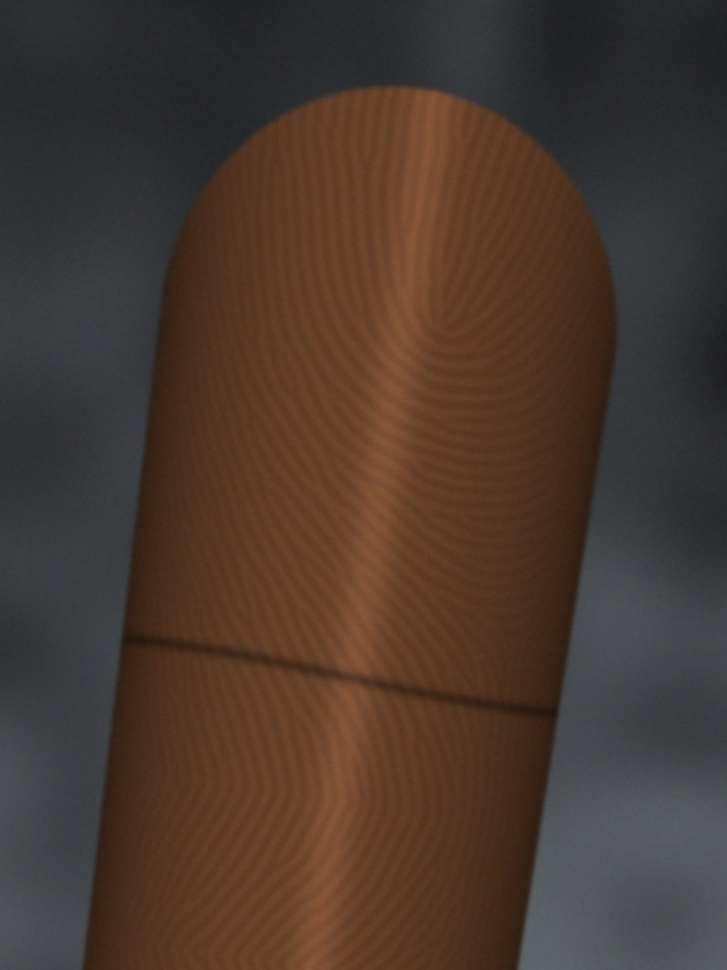
#> input picture service/web/assets/01_photo.jpg, 727 x 970 px, shrunk from 900 x 1200 before the run
$ python -i ridgefreq.py   (imports and definitions only)
#> lines starting #> are read from the running program, lines starting #| are printed output that depends on the picture
"""Ridge-period estimation from block spectra: the PPRP measurement itself.

Each block is Hann-windowed and FFT'd, then the power spectrum is binned in polar
coordinates. A ridge pattern concentrates its energy at one radius (the ridge
frequency) *and one angle* (the ridge normal). Isotropic noise and texture spread
energy over all angles. So per radius we take the angular **max** (ridge energy)
and the angular **median** (background), choose the radius with the largest
ridge energy, and report `snr = max/median` there. Blocks with low snr are rejected.
"""

from __future__ import annotations

from dataclasses import dataclass

import cv2
import numpy as np

MIN_PERIOD = 2.2     # just above Nyquist; below this ridges alias and are unrecoverable
MAX_PERIOD = 32.0
N_ANGLE = 16


@dataclass
class BlockSpectra:
    centers: np.ndarray      # (n, 2) block centre (x, y)
    period: np.ndarray       # (n,) dominant period in px (nan if rejected)
    snr: np.ndarray          # (n,) angular peak / median at the peak radius
    normal: np.ndarray       # (n,) ridge-normal angle of the spectral peak [0, pi)


def _polar_index(n: int):
    f = np.fft.fftfreq(n)
    fy, fx = np.meshgrid(f, f, indexing="ij")
    r = np.hypot(fx, fy)
    ang = np.mod(np.arctan2(fy, fx), np.pi)
    rbin = np.round(r * n).astype(np.int32)
    abin = np.minimum((ang / np.pi * N_ANGLE).astype(np.int32), N_ANGLE - 1)
    return rbin, abin


def block_spectra(img: np.ndarray, mask: np.ndarray | None, block: int = 64,
                  stride: int | None = None, pad: int = 2, min_fill: float = 0.7) -> BlockSpectra:
    """Dominant ridge period per block. `img` is any grayscale image (uint8 or float)."""
    g = img.astype(np.float32)
    # remove shading so it doesn't leak into the ridge band
    g = g - cv2.GaussianBlur(g, (0, 0), 12)
    h, w = g.shape
    stride = stride or block // 2
    m = np.ones_like(g, np.uint8) if mask is None else (mask > 0).astype(np.uint8)
    win = np.outer(np.hanning(block), np.hanning(block)).astype(np.float32)
    blocks, centers = [], []
    for y in range(0, max(h - block, 0) + 1, stride):
        for x in range(0, max(w - block, 0) + 1, stride):
            if m[y:y + block, x:x + block].mean() < min_fill:
                continue
            b = g[y:y + block, x:x + block]
            if b.shape != (block, block):
                continue
            b = (b - b.mean()) * win
            blocks.append(b)
            centers.append((x + block / 2, y + block / 2))
    n = block * pad
    if not blocks:
        e = np.zeros(0, np.float32)
        return BlockSpectra(np.zeros((0, 2), np.float32), e, e, e)
    stack = np.stack(blocks)
    P = np.abs(np.fft.fft2(stack, s=(n, n))) ** 2
    rbin, abin = _polar_index(n)
    rmin = int(np.floor(n / MAX_PERIOD))
    rmax = int(np.ceil(n / MIN_PERIOD))
    rmax = min(rmax, n // 2)
    nr = rmax + 2
    idx = (np.clip(rbin, 0, nr - 1) * N_ANGLE + abin).ravel()
    valid = (rbin.ravel() <= rmax)
    polar = np.zeros((len(stack), nr * N_ANGLE), np.float64)
    flatP = P.reshape(len(stack), -1)
    for i in range(len(stack)):           # angular max per (radius, angle) cell
        np.maximum.at(polar[i], idx[valid], flatP[i, valid])
    polar = polar.reshape(len(stack), nr, N_ANGLE)
    peak = polar.max(axis=2)
    bg = np.median(polar, axis=2) + 1e-9
    band = np.zeros(nr, bool)
    band[rmin:rmax + 1] = True
    # whiten: natural-image power falls ~1/f^2, which would otherwise make residual
    # shading win over fine ridges at low PPRP
    radius = np.arange(nr, dtype=np.float64)
    score = np.where(band[None, :], peak * radius[None, :] ** 2, -1.0)
    k = score.argmax(axis=1)
    # parabolic refinement of the radial peak
    kk = np.clip(k, 1, nr - 2)
    a, b, c = (score[np.arange(len(k)), kk - 1], score[np.arange(len(k)), kk],
               score[np.arange(len(k)), kk + 1])
    a, c = np.maximum(a, 0), np.maximum(c, 0)
    denom = a - 2 * b + c
    with np.errstate(divide="ignore", invalid="ignore"):
        off = np.where(np.abs(denom) > 1e-12, 0.5 * (a - c) / denom, 0.0)
    rpk = kk + np.clip(off, -0.5, 0.5)
    period = n / np.maximum(rpk, 1e-6)
    snr = peak[np.arange(len(k)), k] / bg[np.arange(len(k)), k]
    ang_bin = polar[np.arange(len(k)), k].argmax(axis=1)
    normal = (ang_bin + 0.5) * np.pi / N_ANGLE
    return BlockSpectra(np.asarray(centers, np.float32), period.astype(np.float32),
                        snr.astype(np.float32), normal.astype(np.float32))


def dominant_period(img: np.ndarray, mask: np.ndarray | None = None, block: int = 64,
                    snr_min: float = 4.0) -> tuple[float, float, BlockSpectra]:
    """Robust image-level ridge period (px) and spectral SNR. Returns (nan, snr, spectra)
    when no block shows a ridge peak."""
    h, w = img.shape[:2]
    if mask is not None and (mask > 0).any():
        # size blocks to the finger, not the frame: ~half the finger's inscribed width
        inscribed = 2 * float(cv2.distanceTransform((mask > 0).astype(np.uint8), cv2.DIST_L2, 5).max())
        extent = min(h, w, inscribed)
    else:
        extent = min(h, w)
    block = int(np.clip(2 ** int(np.log2(max(extent / 2, 16))), 16, block))
    sp = block_spectra(img, mask, block=block)
    if len(sp.period) == 0:
        return float("nan"), 0.0, sp
    good = sp.snr >= snr_min
    snr = float(np.median(np.sort(sp.snr)[-max(1, len(sp.snr) // 3):]))
    if not good.any():
        return float("nan"), snr, sp
    wts = np.log(sp.snr[good])
    order = np.argsort(sp.period[good])
    cw = np.cumsum(wts[order])
    period = float(sp.period[good][order][np.searchsorted(cw, cw[-1] / 2)])
    return period, snr, sp

>>> import cv2
>>> picture = cv2.imread('../../service/web/assets/01_photo.jpg')
#> picture is the input picture: shape (970, 727, 3); mean B, G, R 48.3, 57.4, 73.7
>>> result = dominant_period(picture)
#> in block_spectra, `g = g - cv2.GaussianBlur(g, (0, 0), 12)`:
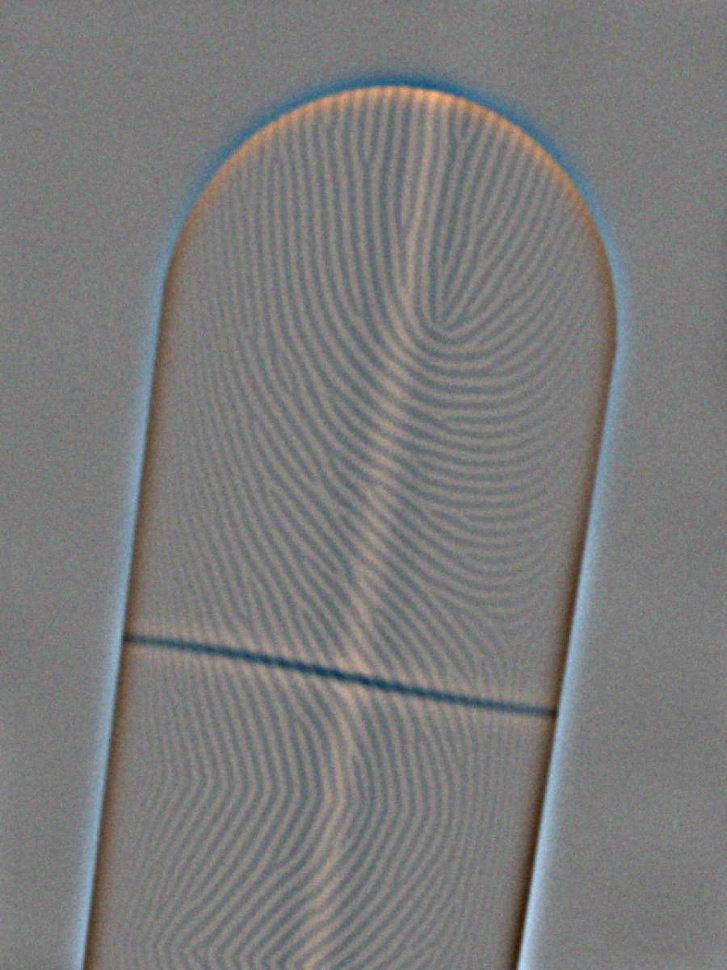
#> g: shape (970, 727, 3) float32; mean B, G, R 0, 0, 0; drawn with min black and max white
#> (the run stopped early here; a loop or call above may not have finished)

$ run again, on service/web/assets/00_hero.jpg
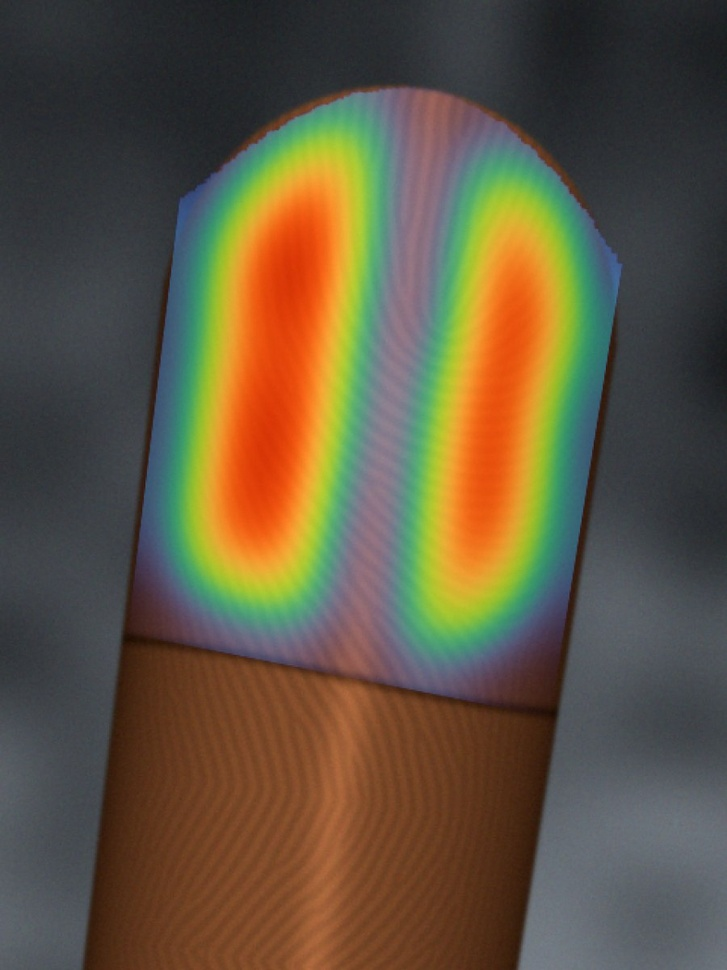
#> input picture service/web/assets/00_hero.jpg, 727 x 970 px, shrunk from 900 x 1200 before the run
#> picture is the input picture: shape (970, 727, 3); mean B, G, R 64.7, 86.7, 98.3
#> in block_spectra, `g = g - cv2.GaussianBlur(g, (0, 0), 12)`:
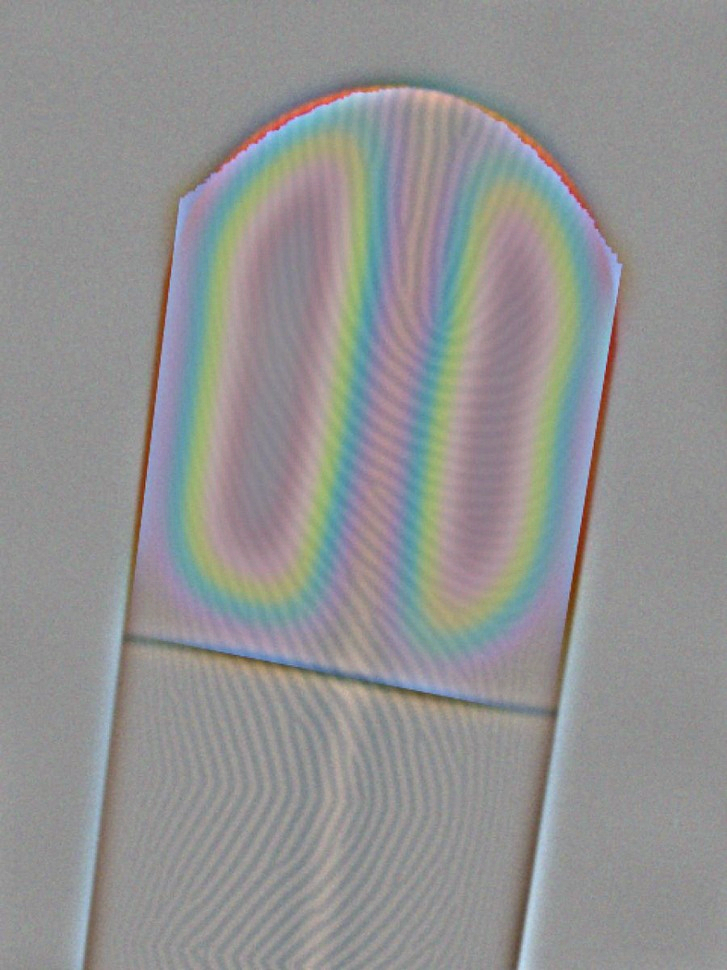
#> g: shape (970, 727, 3) float32; mean B, G, R 0, 0, 0; drawn with min black and max white

$ run again, on service/web/assets/03_roi.jpg
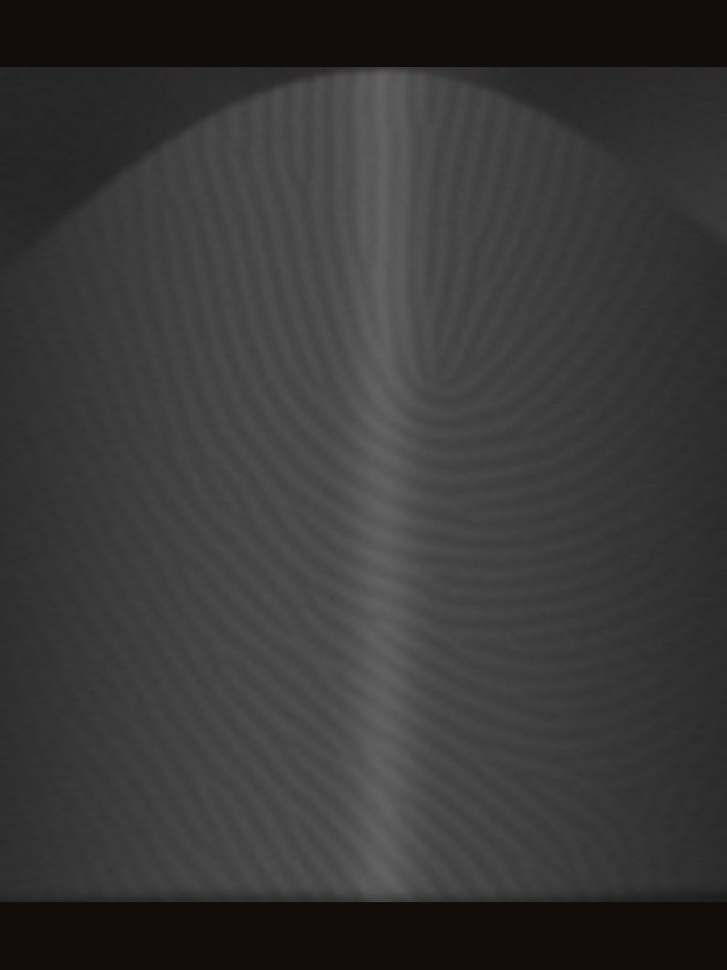
#> input picture service/web/assets/03_roi.jpg, 727 x 970 px, shrunk from 900 x 1200 before the run
#> picture is the input picture: shape (970, 727, 3); mean B, G, R 55.7, 56.1, 56.8
#> in block_spectra, `g = img.astype(np.float32)`:
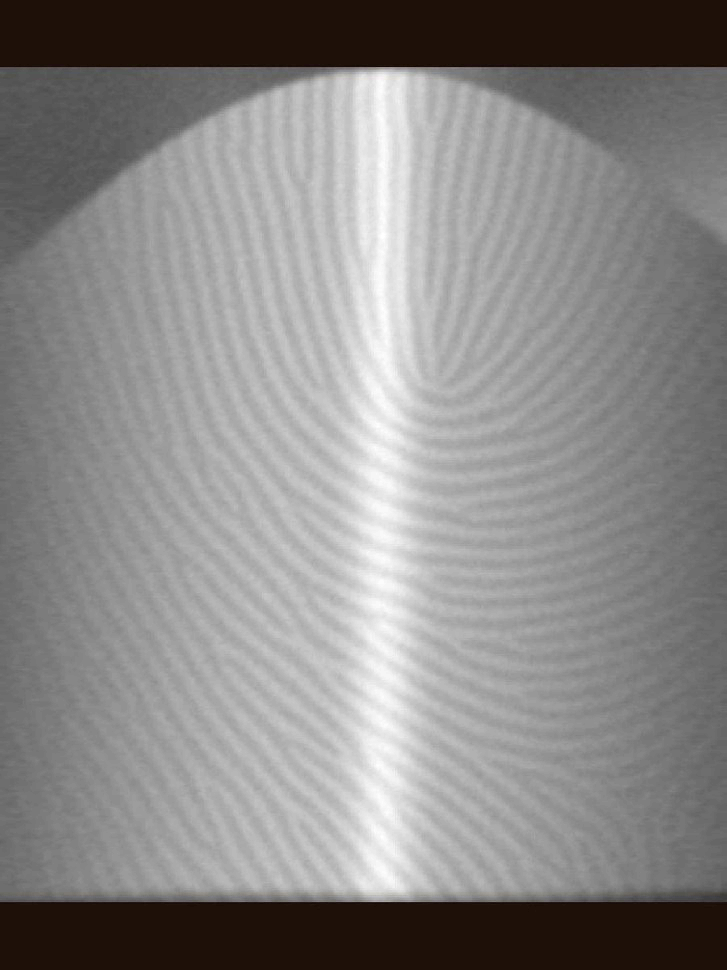
#> g: shape (970, 727, 3) float32; mean B, G, R 55.6, 56.1, 56.7; drawn with min black and max white
#> in block_spectra, `g = g - cv2.GaussianBlur(g, (0, 0), 12)`:
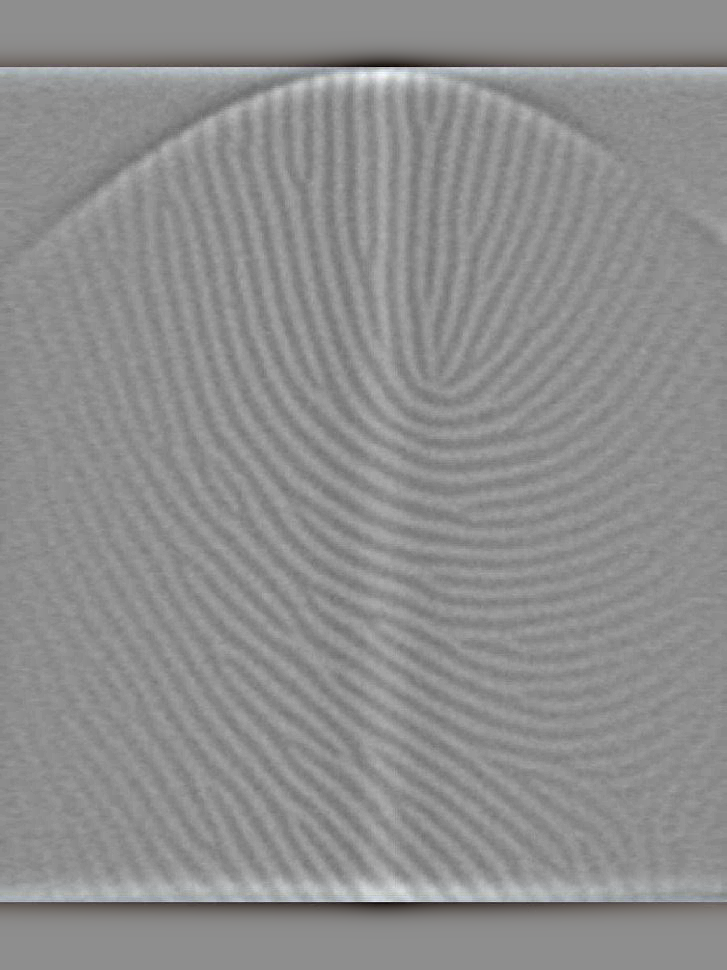
#> g: shape (970, 727, 3) float32; mean B, G, R 0, 0, 0; drawn with min black and max white
